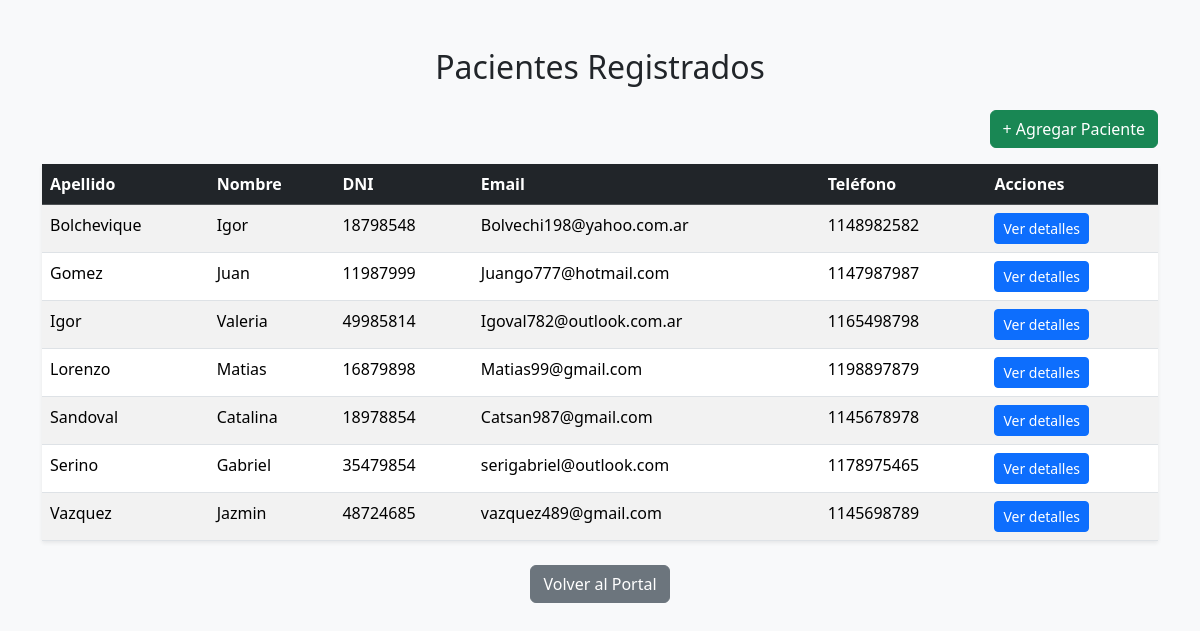
The app's page /pacientes/lista_pacientes/ (signed in), older data.
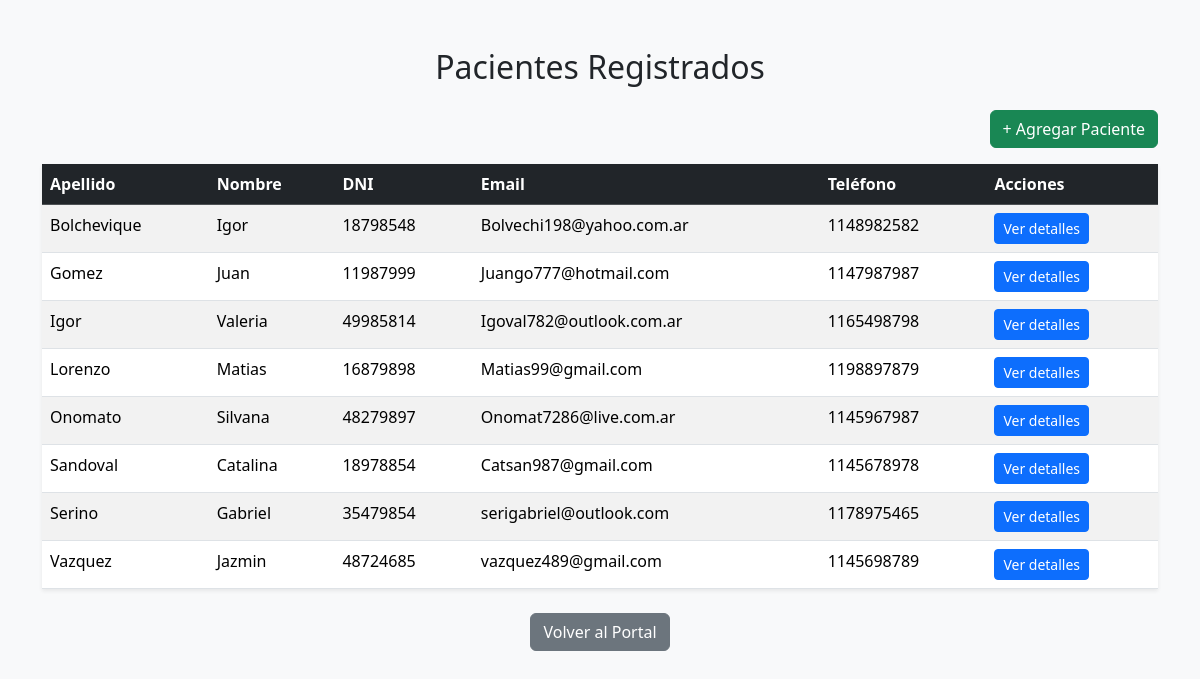
The same page, newer data.
### pacientes/models.py (models this page shows)
class Paciente(models.Model):
    perfil_usuario = models.ForeignKey(
        'usuarios.PerfilUsuario',
        on_delete=models.CASCADE,
        related_name="pacientes_asociados"
    )
    nombre = models.CharField(max_length=100)
    apellido = models.CharField(max_length=100)
    dni = models.CharField(max_length=20)
    email = models.EmailField()
    telefono = models.CharField(max_length=30)
    fecha_nacimiento = models.DateField(null=True, blank=True)
    obra_social = models.CharField(max_length=100, null=True, blank=True)

### pacientes/views.py (the view)
# urls.py: path("lista_pacientes/", views.lista_pacientes, name="lista_pacientes"),
@login_required
def lista_pacientes(request):
    pacientes = Paciente.objects.all().order_by("apellido", "nombre")
    return render(request, "pacientes/lista_pacientes.html", {
        "pacientes": pacientes
    })

### pacientes/templates/pacientes/lista_pacientes.html (shortened to what this page needs)
{% load static %}
<!DOCTYPE html>
<html>
<head>
    <link href="https://cdn.jsdelivr.net/npm/bootstrap@5.3.3/dist/css/bootstrap.min.css" rel="stylesheet">
</head>
<body class="bg-light">
<div class="container mt-5">
    <h2 class="text-center mb-4">Pacientes Registrados</h2>
    <div class="text-end mb-3">
        <a href="{% url 'pacientes:crear_paciente' %}" class="btn btn-success">
            + Agregar Paciente
        </a>
    </div>
    {% if pacientes %}
        <table class="table table-striped table-hover shadow-sm">
            <thead class="table-dark">
                <tr>
                    <th>Apellido</th>
                    <th>Nombre</th>
                    <th>DNI</th>
                    <th>Email</th>
                    <th>Teléfono</th>
                    <th>Acciones</th>
                </tr>
            </thead>
            <tbody>
                {% for paciente in pacientes %}
                <tr>
                    <td>{{ paciente.apellido }}</td>
                    <td>{{ paciente.nombre }}</td>
                    <td>{{ paciente.dni }}</td>
                    <td>{{ paciente.email }}</td>
                    <td>{{ paciente.telefono }}</td>
                    <td>
                        <a href="{% url 'pacientes:paciente_detalle' paciente.id %}" class="btn btn-sm btn-primary">
                            Ver detalles
                        </a>
                    </td>
                </tr>
                {% endfor %}
            </tbody>
        </table>
    {% else %}
        <div class="alert alert-info text-center">
            No hay pacientes registrados.
        </div>
    {% endif %}
    <div class="text-center mt-4">
        <a href="{% url 'usuarios:perfil' %}" class="btn btn-secondary">
            Volver al Portal
        </a>
    </div>
</div>
</body>
</html>

Row changes from the older to the newer data that the page shows:
added Paciente: apellido "Onomato", nombre "Silvana", dni "48279897", email "Onomat7286@live.com.ar", telefono "1145967987"
